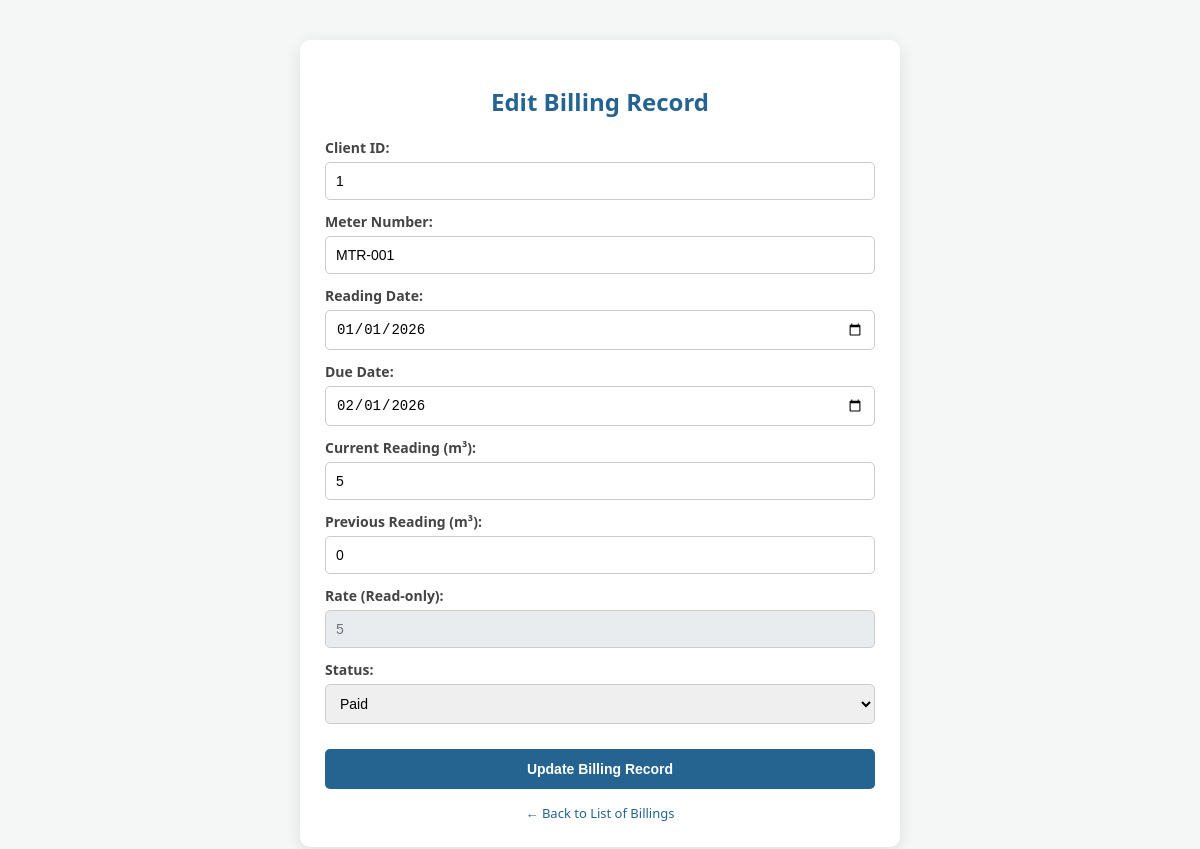
Screenshot of /edit_billing.php?id=1 with the database file from the repository.
### tables this page shows
CREATE TABLE `billing_list` (
  `id` int(30) NOT NULL,
  `client_id` int(30) NOT NULL,
  `meter_code` varchar(50) NOT NULL,
  `reading_date` date NOT NULL,
  `due_date` date NOT NULL,
  `reading` float(12,2) NOT NULL DEFAULT 0.00,
  `arrears` double(10,2) DEFAULT 0.00,
  `previous` float(12,2) NOT NULL DEFAULT 0.00,
  `rate` float(12,2) NOT NULL DEFAULT 0.00,
  `total` float(12,2) NOT NULL DEFAULT 0.00,
  `status` tinyint(1) NOT NULL DEFAULT 0 COMMENT '0= pending,\r\n1= paid',
  `date_created` datetime NOT NULL DEFAULT current_timestamp(),
  `date_updated` datetime NOT NULL DEFAULT current_timestamp() ON UPDATE current_timestamp()
);

### edit_billing.php (the view, shortened to what this page needs)
<?php
include 'db.php';
$id = $client_id = $meter_code = $reading_date = $due_date = $reading = $previous = $rate = $total = $status = '';
if(isset($_GET['id'])) {
    $sql = "SELECT * FROM billing_list WHERE id = ?";
    $stmt = $conn->prepare($sql);
    $stmt->bind_param("i", $_GET['id']);
    $stmt->execute();
    $result = $stmt->get_result();
    if ($result->num_rows > 0) {
        $row = $result->fetch_assoc();
        $client_id = $row['client_id'];
        $meter_code = $row['meter_code'] ?? '';
        $reading_date = $row['reading_date'];
        $due_date = $row['due_date'];
        $reading = $row['reading'];
        $previous = $row['previous'];
        $rate = $row['rate'];
        $status = $row['status'];
    } else {
        echo "Billing record not found.";
        exit();
    }
}
?>
<!DOCTYPE html>
<html lang="en">
<head>
</head>
<body>
    <div class="container">
        <h2>Edit Billing Record</h2>
        <form method="post">
            <label>Client ID:</label>
            <input type="text" name="client_id" value="<?php echo $client_id; ?>" required>
            <label>Meter Number:</label>
            <input type="text" name="meter_code" value="<?php echo $meter_code; ?>" placeholder="Enter Meter No." required>
            <label>Reading Date:</label>
            <input type="date" name="reading_date" value="<?php echo $reading_date; ?>" required>
            <label>Due Date:</label>
            <input type="date" name="due_date" value="<?php echo $due_date; ?>" required>
            <label>Current Reading (m³):</label>
            <input type="number" step="0.01" name="reading" value="<?php echo $reading; ?>" required>
            <label>Previous Reading (m³):</label>
            <input type="number" step="0.01" name="previous" value="<?php echo $previous; ?>" required>
            <label>Rate (Read-only):</label>
            <input type="number" value="<?php echo $rate; ?>" disabled>
            <label>Status:</label>
            <select name="status">
                <option value="1" <?php if ($status == 1) echo 'selected'; ?>>Paid</option>
            </select>
            <input type="submit" value="Update Billing Record">
        </form>
        <a class="back-link" href="view_billings.php">← Back to List of Billings</a>
    </div>
</body>
</html>

### edit_billing.php (style rules this page uses)
body { font-family: 'Segoe UI', Arial, sans-serif; background-color: #f4f7f6; margin: 0; padding: 20px; }
.container { max-width: 550px; margin: 20px auto; background: #fff; padding: 25px; box-shadow: 0 4px 15px rgba(0,0,0,0.1); border-radius: 10px; }
h2 { text-align: center; color: #256391; margin-bottom: 20px; }
label { display: block; margin: 12px 0 5px; font-weight: 600; font-size: 14px; color: #444; }
input, select { width: 100%; padding: 10px; border: 1px solid #ccc; border-radius: 5px; box-sizing: border-box; font-size: 14px; }
input[disabled] { background-color: #e9ecef; color: #6c757d; }
input[type=submit] { background-color: #256391; color: white; border: none; cursor: pointer; margin-top: 25px; font-weight: bold; padding: 12px; transition: 0.3s; }
.back-link { display: block; text-align: center; margin-top: 15px; color: #256391; text-decoration: none; font-size: 13px; }

### rows the page displays
billing_list: client_id "1", meter_code "MTR-001", reading_date "01/01/2026", due_date "02/01/2026", reading "5", previous "0", rate "5", status "Paid"
